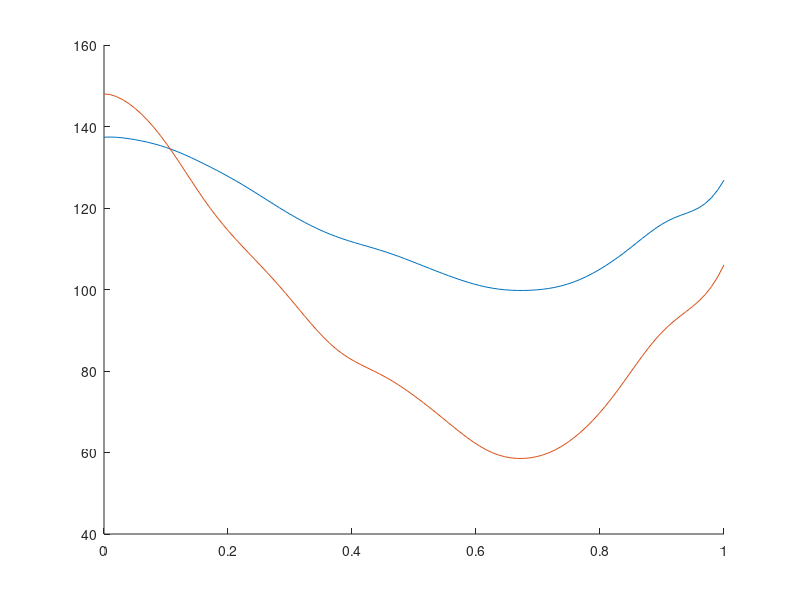

This chart was generated by the following MATLAB code: (Note: this script raises an error after producing the figure.)
%% Automatically generates plots of n random kicks

% Resetting MATLAB
clear, clc, close all;

load('P.mat');


Dy1 = {};
Dy2 = {};
for i = 1:length(P)
    
    %y1 = P_Hip(1)*sin(P_Hip(2)*x+P_Hip(3)) + P_Hip(4)*sin(P_Hip(5)*x+P_Hip(6)) + P_Hip(7)*sin(P_Hip(8)*x+P_Hip(9)) + P_Hip(10)*sin(P_Hip(11)*x+P_Hip(12)) + P_Hip(13)*sin(P_Hip(14)*x+P_Hip(15)) + P_Hip(16)*sin(P_Hip(17)*x+P_Hip(18)) + P_Hip(19)*sin(P_Hip(20)*x+P_Hip(21)) + P_Hip(22)*sin(P_Hip(23)*x+P_Hip(24));
    %y2 = P_Knee(1)*sin(P_Knee(2)*x+P_Knee(3)) + P_Knee(4)*sin(P_Knee(5)*x+P_Knee(6)) + P_Knee(7)*sin(P_Knee(8)*x+P_Knee(9)) + P_Knee(10)*sin(P_Knee(11)*x+P_Knee(12)) + P_Knee(13)*sin(P_Knee(14)*x+P_Knee(15)) + P_Knee(16)*sin(P_Knee(17)*x+P_Knee(18)) + P_Knee(19)*sin(P_Knee(20)*x+P_Knee(21)) + P_Knee(22)*sin(P_Knee(23)*x+P_Knee(24));
    %y1 = P_Hip(1) + P_Hip(2)*cos(x*P_Hip(end)) + P_Hip(3)*sin(x*P_Hip(end)) + P_Hip(4)*cos(2*x*P_Hip(end)) + P_Hip(5)*sin(2*x*P_Hip(end)) + P_Hip(6)*cos(3*x*P_Hip(end)) + P_Hip(7)*sin(3*x*P_Hip(end)) + P_Hip(8)*cos(4*x*P_Hip(end)) + P_Hip(9)*sin(4*x*P_Hip(end)) + P_Hip(10)*cos(5*x*P_Hip(end)) + P_Hip(11)*sin(5*x*P_Hip(end)) + P_Hip(12)*cos(6*x*P_Hip(end)) + P_Hip(13)*sin(6*x*P_Hip(end)) + P_Hip(14)*cos(7*x*P_Hip(end)) + P_Hip(15)*sin(7*x*P_Hip(end)) + P_Hip(16)*cos(8*x*P_Hip(end)) + P_Hip(17)*sin(8*x*P_Hip(end));
    %y2 = P_Knee(1) + P_Knee(2)*cos(x*P_Knee(end)) + P_Knee(3)*sin(x*P_Knee(end)) + P_Knee(4)*cos(2*x*P_Knee(end)) + P_Knee(5)*sin(2*x*P_Knee(end)) + P_Knee(6)*cos(3*x*P_Knee(end)) + P_Knee(7)*sin(3*x*P_Knee(end)) + P_Knee(8)*cos(4*x*P_Knee(end)) + P_Knee(9)*sin(4*x*P_Knee(end)) + P_Knee(10)*cos(5*x*P_Knee(end)) + P_Knee(11)*sin(5*x*P_Knee(end)) + P_Knee(12)*cos(6*x*P_Knee(end)) + P_Knee(13)*sin(6*x*P_Knee(end)) + P_Knee(14)*cos(7*x*P_Knee(end)) + P_Knee(15)*sin(7*x*P_Knee(end)) + P_Knee(16)*cos(8*x*P_Knee(end)) + P_Knee(17)*sin(8*x*P_Knee(end));
    
    %y1_ii = P_Hip(1) + P_Hip(2)*cos(x*P_Hip(end)) + P_Hip(3)*sin(x*P_Hip(end)) + P_Hip(4)*cos(2*x*P_Hip(end)) + P_Hip(5)*sin(2*x*P_Hip(end)) + P_Hip(6)*cos(3*x*P_Hip(end)) + P_Hip(7)*sin(3*x*P_Hip(end)) + P_Hip(8)*cos(4*x*P_Hip(end)) + P_Hip(9)*sin(4*x*P_Hip(end)) + P_Hip(10)*cos(5*x*P_Hip(end)) + P_Hip(11)*sin(5*x*P_Hip(end));
    %y2_ii = P_Knee(1) + P_Knee(2)*cos(x*P_Knee(end)) + P_Knee(3)*sin(x*P_Knee(end)) + P_Knee(4)*cos(2*x*P_Knee(end)) + P_Knee(5)*sin(2*x*P_Knee(end)) + P_Knee(6)*cos(3*x*P_Knee(end)) + P_Knee(7)*sin(3*x*P_Knee(end)) + P_Knee(8)*cos(4*x*P_Knee(end)) + P_Knee(9)*sin(4*x*P_Knee(end)) + P_Knee(10)*cos(5*x*P_Knee(end)) + P_Knee(11)*sin(5*x*P_Knee(end));
    
    %y1_ii = P_Hip(1) + P_Hip(2)*cos(x*P_Hip(end)) + P_Hip(3)*sin(x*P_Hip(end)) + P_Hip(4)*cos(2*x*P_Hip(end)) + P_Hip(5)*sin(2*x*P_Hip(end)) + P_Hip(6)*cos(3*x*P_Hip(end)) + P_Hip(7)*sin(3*x*P_Hip(end));
    %y2_ii = P_Knee(1) + P_Knee(2)*cos(x*P_Knee(end)) + P_Knee(3)*sin(x*P_Knee(end)) + P_Knee(4)*cos(2*x*P_Knee(end)) + P_Knee(5)*sin(2*x*P_Knee(end)) + P_Knee(6)*cos(3*x*P_Knee(end)) + P_Knee(7)*sin(3*x*P_Knee(end));
    
    
    %         if ii == 1
    %             y1_offset = y1_ii(1);
    %             y2_offset = y2_ii(1);
    %         end
    %
    %         y1_ii = y1_ii + y1_diff;
    %         y2_ii = y2_ii + y2_diff;
    %         y1_diff = y1_ii(1) - y1_offset;
    %         y2_diff = y2_ii(1) - y2_offset;
    %
    %         if ii ~= 1
    %             y1_offset = y1_ii(end);
    %             y2_offset = y2_ii(end);
    %         end
    
    
    P_Hip_Original = P{i,1};
    P_Knee_Original = P{i,2};
    y1 = [];
    y2 = [];
    X = [];
    Dy1_ii = {};
    Dy2_ii = {};
    for ii = 1:length(P{i,1})
        P_Hip = P_Hip_Original{ii};
        P_Knee = P_Knee_Original{ii};
        
        x = linspace(0,1/length(P{i,1}));
        y1_ii = P_Hip(1)*sin(P_Hip(2)*x+P_Hip(3)) + P_Hip(4)*sin(P_Hip(5)*x+P_Hip(6)) + P_Hip(7)*sin(P_Hip(8)*x+P_Hip(9)) + P_Hip(10)*sin(P_Hip(11)*x+P_Hip(12)) + P_Hip(13)*sin(P_Hip(14)*x+P_Hip(15)) + P_Hip(16)*sin(P_Hip(17)*x+P_Hip(18)) + P_Hip(19)*sin(P_Hip(20)*x+P_Hip(21)) + P_Hip(22)*sin(P_Hip(23)*x+P_Hip(24));
        y2_ii = P_Knee(1)*sin(P_Knee(2)*x+P_Knee(3)) + P_Knee(4)*sin(P_Knee(5)*x+P_Knee(6)) + P_Knee(7)*sin(P_Knee(8)*x+P_Knee(9)) + P_Knee(10)*sin(P_Knee(11)*x+P_Knee(12)) + P_Knee(13)*sin(P_Knee(14)*x+P_Knee(15)) + P_Knee(16)*sin(P_Knee(17)*x+P_Knee(18)) + P_Knee(19)*sin(P_Knee(20)*x+P_Knee(21)) + P_Knee(22)*sin(P_Knee(23)*x+P_Knee(24));
        dy1_ii = gradient(y1_ii) ./ gradient(x);
        dy2_ii = gradient(y2_ii) ./ gradient(x);
        dy1_ii = [dy1_ii(1), dy1_ii(end)];
        dy2_ii = [dy2_ii(1), dy2_ii(end)];
        
        if ii == 1
            y1_ii_end = y1_ii(1);
            y2_ii_end = y2_ii(1);
        end
        y1_offset = y1_ii(1) - y1_ii_end;
        y2_offset = y2_ii(1) - y2_ii_end;
        y1_ii = y1_ii - y1_offset;
        y2_ii = y2_ii - y2_offset;
        y1_ii_end = y1_ii(end);
        y2_ii_end = y2_ii(end);
        
        y1 = [y1, y1_ii];
        y2 = [y2, y2_ii];
        Dy1_ii = [Dy1_ii, dy1_ii];
        Dy2_ii = [Dy2_ii, dy2_ii];
        x = x + x(end)*(ii-1);
        X = [X, x];
        
    end
    Dy1 = [Dy1; Dy1_ii];
    Dy2 = [Dy2; Dy2_ii];
    
    figure(i);
    hold on;
    plot(X, y1);
    plot(X, y2);
    
    
    for iii = 1:10
        canpass = 0;
        while canpass == 0
            y1 = [];
            y2 = [];
            X = [];
            Dy1_ii = {};
            Dy2_ii = {};
            Per = 10;
            for ii = 1:length(P{i,1})
                pass = 0;
                while pass == 0
                    P_Hip = P_Hip_Original{ii};
                    random = (rand(1, length(P_Hip)) .* Per ./ 100) + 1;
                    P_Hip = P_Hip.*random;
                    P_Knee = P_Knee_Original{ii};
                    random = (rand(1, length(P_Knee)) .* Per ./ 100) + 1;
                    P_Knee = P_Knee.*random;
                    
                    x = linspace(0,1/length(P{i,1}));
                    y1_ii = P_Hip(1)*sin(P_Hip(2)*x+P_Hip(3)) + P_Hip(4)*sin(P_Hip(5)*x+P_Hip(6)) + P_Hip(7)*sin(P_Hip(8)*x+P_Hip(9)) + P_Hip(10)*sin(P_Hip(11)*x+P_Hip(12)) + P_Hip(13)*sin(P_Hip(14)*x+P_Hip(15)) + P_Hip(16)*sin(P_Hip(17)*x+P_Hip(18)) + P_Hip(19)*sin(P_Hip(20)*x+P_Hip(21)) + P_Hip(22)*sin(P_Hip(23)*x+P_Hip(24));
                    y2_ii = P_Knee(1)*sin(P_Knee(2)*x+P_Knee(3)) + P_Knee(4)*sin(P_Knee(5)*x+P_Knee(6)) + P_Knee(7)*sin(P_Knee(8)*x+P_Knee(9)) + P_Knee(10)*sin(P_Knee(11)*x+P_Knee(12)) + P_Knee(13)*sin(P_Knee(14)*x+P_Knee(15)) + P_Knee(16)*sin(P_Knee(17)*x+P_Knee(18)) + P_Knee(19)*sin(P_Knee(20)*x+P_Knee(21)) + P_Knee(22)*sin(P_Knee(23)*x+P_Knee(24));
                    dy1_ii = gradient(y1_ii) ./ gradient(x);
                    dy2_ii = gradient(y2_ii) ./ gradient(x);
                    dy1_ii = [dy1_ii(1), dy1_ii(end)];
                    dy2_ii = [dy2_ii(1), dy2_ii(end)];
                    if ii == 1
                        y1_ii_end = y1_ii(1);
                        y2_ii_end = y2_ii(1);
                    end
                    y1_offset = y1_ii(1) - y1_ii_end;
                    y2_offset = y2_ii(1) - y2_ii_end;
                    y1_ii = y1_ii - y1_offset;
                    y2_ii = y2_ii - y2_offset;
                    
                    dy1 = Dy1{i,ii};
                    dy2 = Dy2{i,ii};
                    dy1_first = dy1(1);
                    dy2_first = dy2(1);
                    dy1_last = dy1(2);
                    dy2_last = dy2(2);
                    
                    %                 if abs(dy1_first) >= (0.9 * abs(dy1_ii(1))) && abs(dy1_first) <= (1.1 * abs(dy1_ii(1)))
                    %                     if abs(dy1_last) >= (0.9 * abs(dy1_ii(2))) && abs(dy1_last) <= (1.1 * abs(dy1_ii(2)))
                    %                         pass = 1;
                    %                         if ii ~= 1
                    %                             % abs(dy1_ii(1))
                    %                             %if abs(Dy1_ii{ii-1}(2)) >= (0.5 * abs(dy1_ii(1))) && abs(Dy1_ii{ii-1}(2)) <= (2 * abs(dy1_ii(1)))
                    %                             %    pass = 1;
                    %                             %else
                    %                             %     pass = 0;
                    %                             %end
                    %                         end
                    %                     else
                    %                         pass = 0;
                    %                     end
                    %                 else
                    %                     pass = 0;
                    %                 end
                    
                    if max(y1_ii) > 170 || max(y2_ii) > 170 || min(y1_ii) < 60 || min(y2_ii) < 60
                        pass = 0;
                        Per = Per .* 0.95;
                    else
                        pass = 1;
                        Per = 5;
                    end
                    
                    
                    
                    %                 dy1_ii
                    %                 dy2_ii
                    %
                    %                 if dy1_ii(1) > -0.1 && dy1_ii(1) < 0.1
                    %                     pass = 0;
                    %                 elseif dy1_ii(2) > -0.1 && dy1_ii(2) < 0.1
                    %                     pass = 0;
                    %                 elseif dy2_ii(1) > -0.1 && dy2_ii(1) < 0.1
                    %                     pass = 0;
                    %                 elseif dy2_ii(2) > -0.1 && dy2_ii(2) < 0.1
                    %                     pass = 0;
                    %                 end
                    
                    if pass == 1
                        y1_ii_end = y1_ii(end);
                        y2_ii_end = y2_ii(end);
                        y1 = [y1, y1_ii];
                        y2 = [y2, y2_ii];
                        Dy1_ii = [Dy1_ii, dy1_ii];
                        Dy2_ii = [Dy2_ii, dy2_ii];
                        x = x + x(end)*(ii-1);
                        X = [X, x];
                    end
                    
                end
            end
            
            dT = x(2) - x(1);
            Fs = 1/dT;
            
            X = [linspace(-.2,-0.001) X linspace(1.001,1.2)];
            y1 = [ones(1,100).*y1(1), y1, ones(1,100).*y1(end)];
            y1 = lowpass(y1, 0.001, Fs);
            mask = X >= 0 & X <= 1;
            y1 = y1(mask);
            
            y2 = [ones(1,100).*y2(1), y2, ones(1,100).*y2(end)];
            y2 = lowpass(y2, 0.001, Fs);
            y2 = y2(mask);
            X = X(mask);
            
            dy1 = gradient(y1) ./ gradient(X);
            dy2 = gradient(y2) ./ gradient(X);
            
            if dy1(1) > 100 || dy1(1) < -100
            elseif dy1(end) > 100 || dy1(end) < -100
            elseif dy2(1) > 100 || dy2(1) < -100
            elseif dy2(end) > 100 || dy2(end) < -100
            else
                canpass = 1;
            end
            
            
        end
        
        figure(i);
        hold on;
        plot(X, y1);
        plot(X, y2);
        
    end
    
    
    
    %     P_Hip = P{i,1};
    %     P_Knee = P{i,2};
    %     P_Hip_Original_1 = P_Hip;
    %     P_Knee_Original_1 = P_Knee;
    %     x = linspace(0,0.5);
    %     y1 = P_Hip(1) + P_Hip(2)*cos(x*P_Hip(end)) + P_Hip(3)*sin(x*P_Hip(end)) + P_Hip(4)*cos(2*x*P_Hip(end)) + P_Hip(5)*sin(2*x*P_Hip(end)) + P_Hip(6)*cos(3*x*P_Hip(end)) + P_Hip(7)*sin(3*x*P_Hip(end)) + P_Hip(8)*cos(4*x*P_Hip(end)) + P_Hip(9)*sin(4*x*P_Hip(end)) + P_Hip(10)*cos(5*x*P_Hip(end)) + P_Hip(11)*sin(5*x*P_Hip(end));
    %     y2 = P_Knee(1) + P_Knee(2)*cos(x*P_Knee(end)) + P_Knee(3)*sin(x*P_Knee(end)) + P_Knee(4)*cos(2*x*P_Knee(end)) + P_Knee(5)*sin(2*x*P_Knee(end)) + P_Knee(6)*cos(3*x*P_Knee(end)) + P_Knee(7)*sin(3*x*P_Knee(end)) + P_Knee(8)*cos(4*x*P_Knee(end)) + P_Knee(9)*sin(4*x*P_Knee(end)) + P_Knee(10)*cos(5*x*P_Knee(end)) + P_Knee(11)*sin(5*x*P_Knee(end));
    %
    %     P_Hip = P{i,3};
    %     P_Knee = P{i,4};
    %     P_Hip_Original_2 = P_Hip;
    %     P_Knee_Original_2 = P_Knee;
    %     y3 = P_Hip(1) + P_Hip(2)*cos(x*P_Hip(end)) + P_Hip(3)*sin(x*P_Hip(end)) + P_Hip(4)*cos(2*x*P_Hip(end)) + P_Hip(5)*sin(2*x*P_Hip(end)) + P_Hip(6)*cos(3*x*P_Hip(end)) + P_Hip(7)*sin(3*x*P_Hip(end)) + P_Hip(8)*cos(4*x*P_Hip(end)) + P_Hip(9)*sin(4*x*P_Hip(end)) + P_Hip(10)*cos(5*x*P_Hip(end)) + P_Hip(11)*sin(5*x*P_Hip(end));
    %     y4 = P_Knee(1) + P_Knee(2)*cos(x*P_Knee(end)) + P_Knee(3)*sin(x*P_Knee(end)) + P_Knee(4)*cos(2*x*P_Knee(end)) + P_Knee(5)*sin(2*x*P_Knee(end)) + P_Knee(6)*cos(3*x*P_Knee(end)) + P_Knee(7)*sin(3*x*P_Knee(end)) + P_Knee(8)*cos(4*x*P_Knee(end)) + P_Knee(9)*sin(4*x*P_Knee(end)) + P_Knee(10)*cos(5*x*P_Knee(end)) + P_Knee(11)*sin(5*x*P_Knee(end));
    %     x2 = x + 0.5;
    %     diff = y1(end) - y3(1);
    %     y3 = y3 + diff;
    %     diff = y2(end) - y4(1);
    %     y4 = y4 + diff;
    %
    %     figure(i);
    %     hold on;
    %     plot([x, x2],[y1, y3]);
    %     plot([x, x2],[y2, y4]);
    
    %     for ii = 1:100
    %
    %         random = rand(1, length(P_Hip_Original_1)) ./ 200 + 1;
    %         %random = ones(1, length(P_Hip_Original_1));
    %         P_Hip = P_Hip_Original_1.* random;
    %         P_Knee = P_Knee_Original_1 .* random;
    %         x = linspace(0,0.5);
    %         y1 = P_Hip(1) + P_Hip(2)*cos(x*P_Hip(end)) + P_Hip(3)*sin(x*P_Hip(end)) + P_Hip(4)*cos(2*x*P_Hip(end)) + P_Hip(5)*sin(2*x*P_Hip(end)) + P_Hip(6)*cos(3*x*P_Hip(end)) + P_Hip(7)*sin(3*x*P_Hip(end)) + P_Hip(8)*cos(4*x*P_Hip(end)) + P_Hip(9)*sin(4*x*P_Hip(end)) + P_Hip(10)*cos(5*x*P_Hip(end)) + P_Hip(11)*sin(5*x*P_Hip(end));
    %         y2 = P_Knee(1) + P_Knee(2)*cos(x*P_Knee(end)) + P_Knee(3)*sin(x*P_Knee(end)) + P_Knee(4)*cos(2*x*P_Knee(end)) + P_Knee(5)*sin(2*x*P_Knee(end)) + P_Knee(6)*cos(3*x*P_Knee(end)) + P_Knee(7)*sin(3*x*P_Knee(end)) + P_Knee(8)*cos(4*x*P_Knee(end)) + P_Knee(9)*sin(4*x*P_Knee(end)) + P_Knee(10)*cos(5*x*P_Knee(end)) + P_Knee(11)*sin(5*x*P_Knee(end));
    %
    %         %random = rand(1, length(P_Hip_Original_2)) ./ 200000 + 1;
    %         random = ones(1, length(P_Hip_Original_2));
    %         P_Hip = P_Hip_Original_2.* random;
    %         P_Knee = P_Knee_Original_2 .* random;
    %         y3 = P_Hip(1) + P_Hip(2)*cos(x*P_Hip(end)) + P_Hip(3)*sin(x*P_Hip(end)) + P_Hip(4)*cos(2*x*P_Hip(end)) + P_Hip(5)*sin(2*x*P_Hip(end)) + P_Hip(6)*cos(3*x*P_Hip(end)) + P_Hip(7)*sin(3*x*P_Hip(end)) + P_Hip(8)*cos(4*x*P_Hip(end)) + P_Hip(9)*sin(4*x*P_Hip(end)) + P_Hip(10)*cos(5*x*P_Hip(end)) + P_Hip(11)*sin(5*x*P_Hip(end));
    %         y4 = P_Knee(1) + P_Knee(2)*cos(x*P_Knee(end)) + P_Knee(3)*sin(x*P_Knee(end)) + P_Knee(4)*cos(2*x*P_Knee(end)) + P_Knee(5)*sin(2*x*P_Knee(end)) + P_Knee(6)*cos(3*x*P_Knee(end)) + P_Knee(7)*sin(3*x*P_Knee(end)) + P_Knee(8)*cos(4*x*P_Knee(end)) + P_Knee(9)*sin(4*x*P_Knee(end)) + P_Knee(10)*cos(5*x*P_Knee(end)) + P_Knee(11)*sin(5*x*P_Knee(end));
    %         x2 = x + 0.5;
    %         diff = y1(end) - y3(1);
    %         y3 = y3 + diff;
    %         diff = y2(end) - y4(1);
    %         y4 = y4 + diff;
    %
    %         plot([x, x2],[y1, y3]);
    %         plot([x, x2],[y2, y4]);
    %
    %     end
    
end







